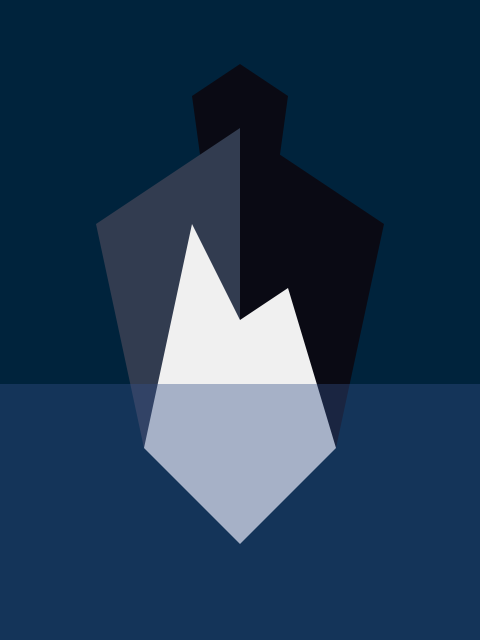
Frame 1 (no input)
Frame 2 (the mouse pressed at the canvas centre, redrawn once): identical to frame 1, image omitted

The Processing sketch that drew this single still picture (run headless with seeded random() and noise(); the mouse was pressed at the canvas centre and the sketch redrawn once):

// Processing sketch: titanic
// ── titanic.pde
// Manuale di Programmazione Cinematografica - Volume 1
// Daniele Olmisani, 2016

// Titanic


final color PAPER = color(0, 35, 60);
final color INK1 = color(240);
final color INK2 = color(50, 80, 135, 100);
final color INK3 = color(50, 60, 80);
final color INK4 = color(10, 10, 20);


void setup() {
  size(480, 640);
  noLoop();
}

void draw() {
  
  translate(0.5*width, 0.7*height);
  
  background(PAPER);
  
  noStroke();
  
  fill(INK4);
  quad(0, -0.60*height, -0.1*width, -0.55*height, 0, 0, 0.1*width, -0.55*height);  
  
  fill(INK3);
  quad(0, -0.50*height, -0.30*width, -0.35*height, -0.20*width, 0, 0, 0);
  
  fill(INK4);
  quad(0, -0.50*height,  0.30*width, -0.35*height,  0.20*width, 0, 0, 0);
  
  fill(INK1);

  beginShape();
    vertex(-0.20*width,  0);
    vertex(-0.10*width, -0.35*height);
    vertex(          0, -0.20*height);
    vertex( 0.10*width, -0.25*height);
    vertex( 0.20*width,  0);
    vertex(          0,  0.15*height);
  endShape(CLOSE);
  
  fill(INK2);
  rect(-0.5*width, -0.10*height, width, height);
  
  save("titanic.png");
}
